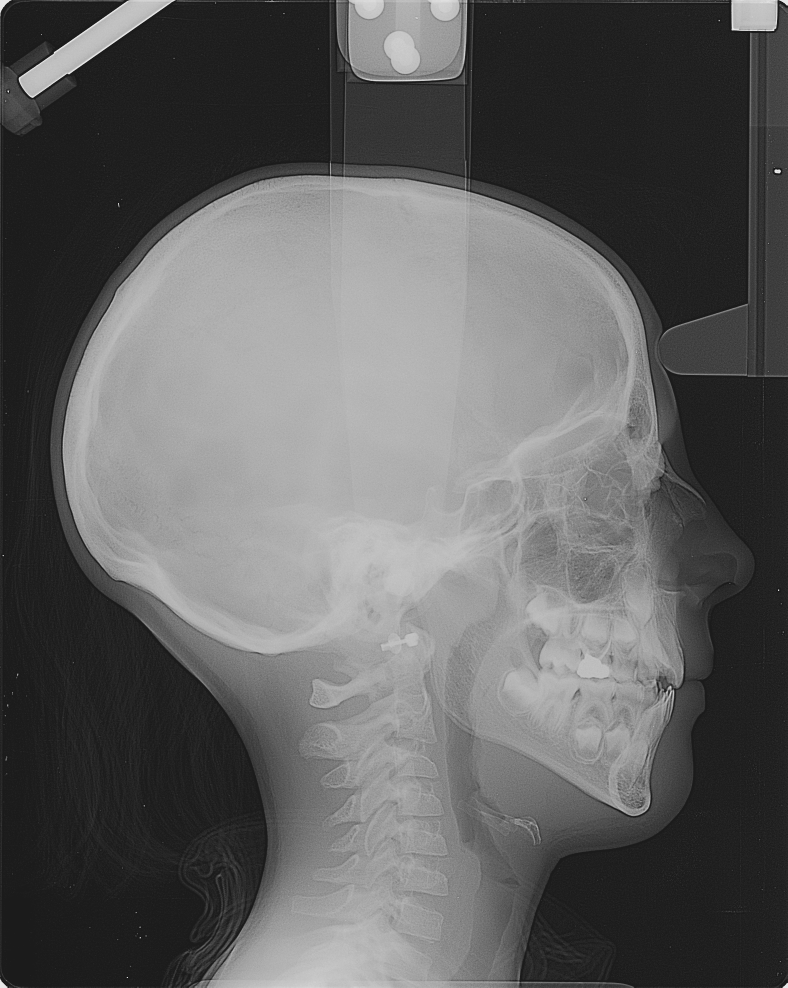
#> input picture LAB1/deliveryCode/assets/100.pgm, 1576 x 1976 px (shown at 1/2 size)
$ python fourierFiltering.py
#> lines starting #> are read from the running program, lines starting #| are printed output that depends on the picture; after the words box and inside, x2 and y2 are one past the last pixel; in counts of white or black regions, pixels touching at a corner belong together
import cv2
import numpy as np
import matplotlib.pyplot as plt
import os


def load_and_preprocess_image(image_path=None, target_size=(512, 512)):
    """Load and preprocess image with consistent sizing"""
    if image_path is None:
        # Create a synthetic test image with various frequency components
        image = np.zeros(target_size, dtype=np.uint8)

        # Add low frequency components (large structures)
        cv2.rectangle(image, (100, 100), (400, 400), 180, -1)
        cv2.circle(image, (256, 256), 150, 120, -1)

        # Add medium frequency components
        for i in range(50, 450, 40):
            cv2.rectangle(image, (i, 50), (i + 20, 100), 200, -1)

        # Add high frequency components (fine details)
        for i in range(0, target_size[0], 8):
            cv2.line(image, (i, 450), (i, 500), 255, 1)

        # Add some text (high frequency)
        cv2.putText(image, "FREQUENCY", (150, 50), cv2.FONT_HERSHEY_SIMPLEX, 1, 255, 2)

        # Add checkerboard pattern (high frequency)
        for i in range(350, 450, 20):
            for j in range(350, 450, 20):
                if (i // 20 + j // 20) % 2:
                    cv2.rectangle(image, (j, i), (j + 20, i + 20), 255, -1)

        print("Using synthetic test image with multiple frequency components")
    else:
        if not os.path.exists(image_path):
            raise FileNotFoundError(f"Could not find image at {image_path}")

        # Load image from file
        image = cv2.imread(image_path, cv2.IMREAD_GRAYSCALE)
        if image is None:
            raise ValueError(f"Could not load image from {image_path}")

        # Resize to target size
        print(f"Original image size: {image.shape}")
        image = cv2.resize(image, target_size, interpolation=cv2.INTER_AREA)
        print(f"Resized to: {image.shape}")

    return image


def compute_2d_fft(image):
    """Compute 2D FFT and shift zero frequency to center"""
    # Perform 2D FFT
    f_transform = np.fft.fft2(image)

    # Shift zero frequency to center
    f_shift = np.fft.fftshift(f_transform)

    return f_transform, f_shift


def compute_magnitude_spectrum(f_shift):
    """Compute magnitude spectrum for visualization"""
    magnitude_spectrum = 20 * np.log(np.abs(f_shift) + 1)
    return magnitude_spectrum


def create_circular_mask(shape, center, radius, mask_type="low_pass"):
    """Create circular mask for frequency filtering

    Args:
        shape: Image shape (height, width)
        center: Center of the circle (cy, cx)
        radius: Radius of the circle
        mask_type: 'low_pass' or 'high_pass'

    Returns:
        Binary mask
    """
    h, w = shape
    cy, cx = center

    # Create coordinate matrices
    y, x = np.ogrid[:h, :w]

    # Calculate distance from center
    distance = np.sqrt((x - cx) ** 2 + (y - cy) ** 2)

    if mask_type == "low_pass":
        # Keep frequencies within radius (low frequencies)
        mask = distance <= radius
    else:  # high_pass
        # Remove frequencies within radius (remove low frequencies)
        mask = distance > radius

    return mask.astype(np.float32)


def apply_frequency_filter(f_shift, mask):
    """Apply frequency domain filter"""
    # Apply mask to shifted FFT
    filtered_f_shift = f_shift * mask

    # Shift back and compute inverse FFT
    filtered_f = np.fft.ifftshift(filtered_f_shift)
    filtered_image = np.fft.ifft2(filtered_f)

    # Take real part and convert to proper range
    filtered_image = np.abs(filtered_image)
    filtered_image = np.uint8(np.clip(filtered_image, 0, 255))

    return filtered_image, filtered_f_shift


def display_frequency_analysis(image, figure_size=(20, 16)):
    """Display comprehensive frequency domain analysis"""

    # Compute FFT
    f_transform, f_shift = compute_2d_fft(image)
    magnitude_spectrum = compute_magnitude_spectrum(f_shift)

    # Image center for masks
    center = (image.shape[0] // 2, image.shape[1] // 2)

    # Test different cutoff radii
    cutoff_radii = [30, 60, 100]

    # Create figure with subplots
    fig = plt.figure(figsize=figure_size)
    gs = fig.add_gridspec(4, 5, hspace=0.3, wspace=0.3)

    # Original image and spectrum
    ax1 = fig.add_subplot(gs[0, 0])
    ax1.imshow(image, cmap="gray")
    ax1.set_title("Original Image", fontsize=12, fontweight="bold")
    ax1.axis("off")

    ax2 = fig.add_subplot(gs[0, 1])
    ax2.imshow(magnitude_spectrum, cmap="gray")
    ax2.set_title("Magnitude Spectrum\n(Original)", fontsize=12)
    ax2.axis("off")

    # Add circles to show cutoff radii on original spectrum
    for radius in cutoff_radii:
        circle = plt.Circle(center[::-1], radius, fill=False, color="red", linewidth=1)
        ax2.add_patch(circle)

    # Low-pass filters at different cutoffs
    for i, radius in enumerate(cutoff_radii):
        # Create low-pass mask
        lp_mask = create_circular_mask(image.shape, center, radius, "low_pass")
        lp_filtered, lp_f_shift = apply_frequency_filter(f_shift, lp_mask)
        lp_spectrum = compute_magnitude_spectrum(lp_f_shift)

        # Display filtered image
        ax_img = fig.add_subplot(gs[1, i])
        ax_img.imshow(lp_filtered, cmap="gray")
        ax_img.set_title(f"Low-pass Filter\nRadius: {radius}px", fontsize=11)
        ax_img.axis("off")

        # Display filtered spectrum
        ax_spec = fig.add_subplot(gs[2, i])
        ax_spec.imshow(lp_spectrum, cmap="gray")
        ax_spec.set_title(f"LP Spectrum\nR={radius}", fontsize=10)
        ax_spec.axis("off")

    # High-pass filter
    hp_radius = 60  # Use middle radius for high-pass
    hp_mask = create_circular_mask(image.shape, center, hp_radius, "high_pass")
    hp_filtered, hp_f_shift = apply_frequency_filter(f_shift, hp_mask)
    hp_spectrum = compute_magnitude_spectrum(hp_f_shift)

    # Display high-pass results
    ax_hp_img = fig.add_subplot(gs[1, 3])
    ax_hp_img.imshow(hp_filtered, cmap="gray")
    ax_hp_img.set_title(f"High-pass Filter\nRadius: {hp_radius}px", fontsize=11)
    ax_hp_img.axis("off")

    ax_hp_spec = fig.add_subplot(gs[2, 3])
    ax_hp_spec.imshow(hp_spectrum, cmap="gray")
    ax_hp_spec.set_title(f"HP Spectrum\nR={hp_radius}", fontsize=10)
    ax_hp_spec.axis("off")

    # Show masks
    ax_lp_mask = fig.add_subplot(gs[3, 0])
    ax_lp_mask.imshow(
        create_circular_mask(image.shape, center, 60, "low_pass"), cmap="gray"
    )
    ax_lp_mask.set_title("Low-pass Mask\n(R=60)", fontsize=10)
    ax_lp_mask.axis("off")

    ax_hp_mask = fig.add_subplot(gs[3, 1])
    ax_hp_mask.imshow(
        create_circular_mask(image.shape, center, 60, "high_pass"), cmap="gray"
    )
    ax_hp_mask.set_title("High-pass Mask\n(R=60)", fontsize=10)
    ax_hp_mask.axis("off")

    # Add frequency information
    ax_info = fig.add_subplot(gs[3, 2:])
    ax_info.text(
        0.1,
        0.5,
        transform=ax_info.transAxes,
        fontsize=11,
        verticalalignment="center",
        bbox=dict(boxstyle="round", facecolor="lightblue", alpha=0.8),
    )
    ax_info.axis("off")

    plt.suptitle("Frequency Domain Filtering Analysis", fontsize=16, fontweight="bold")

    return fig, {
        "original": image,
        "magnitude_spectrum": magnitude_spectrum,
        "low_pass_results": [
            (r, create_circular_mask(image.shape, center, r, "low_pass"))
            for r in cutoff_radii
        ],
        "high_pass_result": (hp_radius, hp_mask),
    }


# [205 lines left out: functions compare_cutoff_effects, analyze_frequency_effects, demonstrate_bandpass_filtering, not called in this run]


def main():
    """Main function to demonstrate frequency domain filtering"""

    print("Frequency Domain Image Processing")
    print("=" * 50)

    # Test images
    IMAGES_PATH = [
        "assets/100.pgm",
        "assets/couchersoleil.pgm",
        "assets/einstein.pgm",
        "assets/monroe.pgm",
        "assets/mandrill256.pgm",
    ]

    # Find available image or use synthetic
    image_path = None
    for path in IMAGES_PATH:
        if os.path.exists(path):
            image_path = path
            break

    try:
        # Load image
        image = load_and_preprocess_image(image_path, (512, 512))
#> in load_and_preprocess_image, image is the input picture: shape (1976, 1576); min 27, max 231, mean 95.9
#| Original image size: (1976, 1576)
#> in load_and_preprocess_image, `image = cv2.resize(image, target_size, interpolation=cv2.INTER_AREA)`:
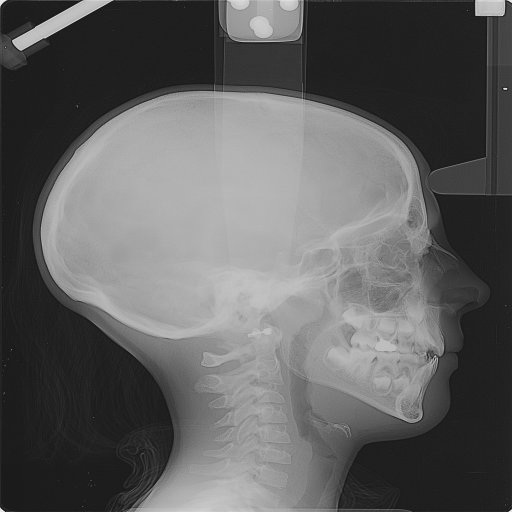
#> image: shape (512, 512); min 27, max 231, mean 95.9
#| Resized to: (512, 512)

        # 1. Comprehensive frequency analysis
        print("\n1. Performing comprehensive frequency domain analysis...")
        fig1, results = display_frequency_analysis(image)
#> in compute_magnitude_spectrum, `magnitude_spectrum = 20 * np.log(np.abs(f_shift) + 1)`:
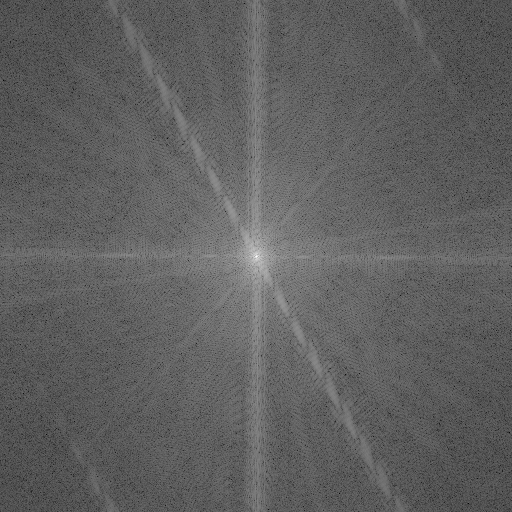
#> magnitude_spectrum: shape (512, 512) float64; min 37.92, max 340.8, mean 152; drawn with min black and max white
#> the loop in display_frequency_analysis, `for i, radius in enumerate(cutoff_radii):` made 3 passes
#> pass 1, in compute_magnitude_spectrum (call 2), `magnitude_spectrum = 20 * np.log(np.abs(f_shift) + 1)`:
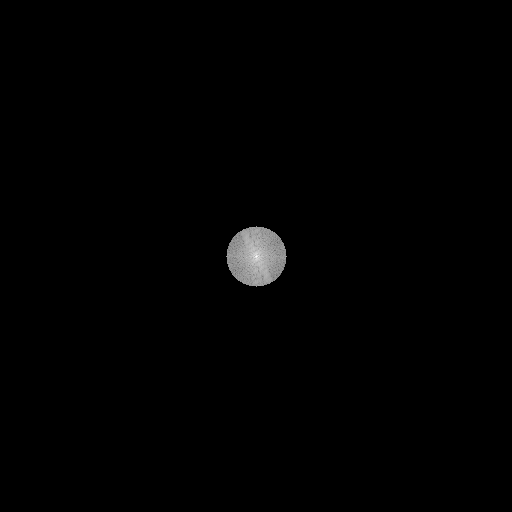
#> magnitude_spectrum: shape (512, 512) float64; min 0, max 340.8, mean 2.3; drawn with min black and max white
#> in display_frequency_analysis, `hp_mask = create_circular_mask(image.shape, center, hp_radius, "high_p..`:
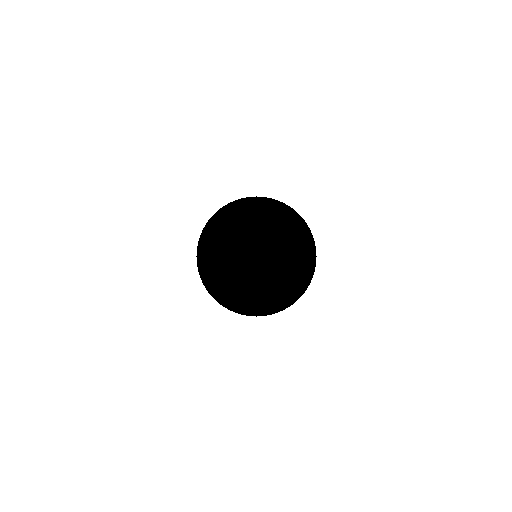
#> hp_mask: shape (512, 512) float32; values 0 (black) and 1 (white), 95.7% white; 1 black region, box (x1, y1, x2, y2) and area: (196, 196, 317, 317) 11289
#> in apply_frequency_filter (call 4), `filtered_image = np.abs(filtered_image)`:
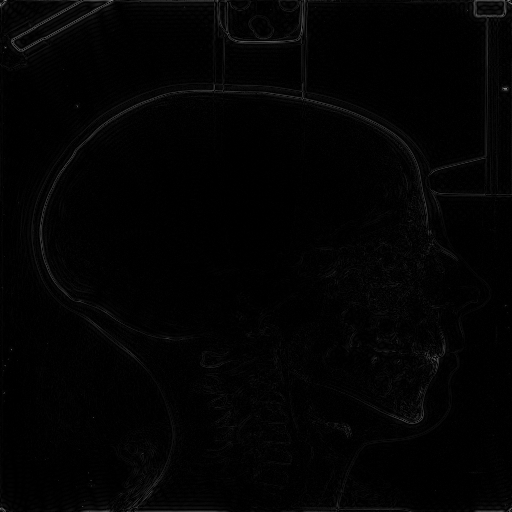
#> filtered_image: shape (512, 512) float64; min 1.39e-05, max 140.7, mean 3.4
#> in compute_magnitude_spectrum (call 5), `magnitude_spectrum = 20 * np.log(np.abs(f_shift) + 1)`:
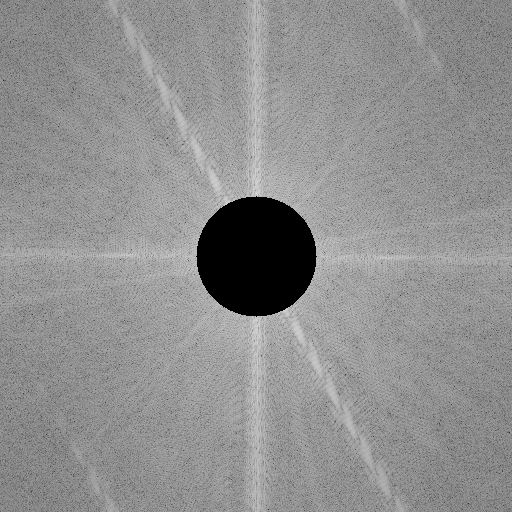
#> magnitude_spectrum: shape (512, 512) float64; min 0, max 214.2, mean 143.8

        # Save results
        base_name = (
            "synthetic"
            if image_path is None
            else os.path.splitext(os.path.basename(image_path))[0]
        )
        fig1.savefig(
            f"frequency_analysis_{base_name}.png", dpi=150, bbox_inches="tight"
        )

        # 2. Compare different cutoff effects
        print("\n2. Comparing different cutoff frequencies...")
        fig2 = compare_cutoff_effects(image)
        fig2.savefig(
            f"frequency_cutoff_comparison_{base_name}.png", dpi=150, bbox_inches="tight"
        )

        # 3. Analyze effects quantitatively
        print("\n3. Analyzing frequency filtering effects...")
        analyze_frequency_effects(image)

        # 4. Demonstrate bandpass filtering
        print("\n4. Demonstrating bandpass filtering...")
        fig3 = demonstrate_bandpass_filtering(image)
        fig3.savefig(
            f"frequency_bandpass_{base_name}.png", dpi=150, bbox_inches="tight"
        )

        print(f"\nAll visualizations saved with prefix: frequency_*_{base_name}.png")

        plt.show()

    except Exception as e:
        print(f"Error: {e}")
        import traceback

        traceback.print_exc()


if __name__ == "__main__":
    main()
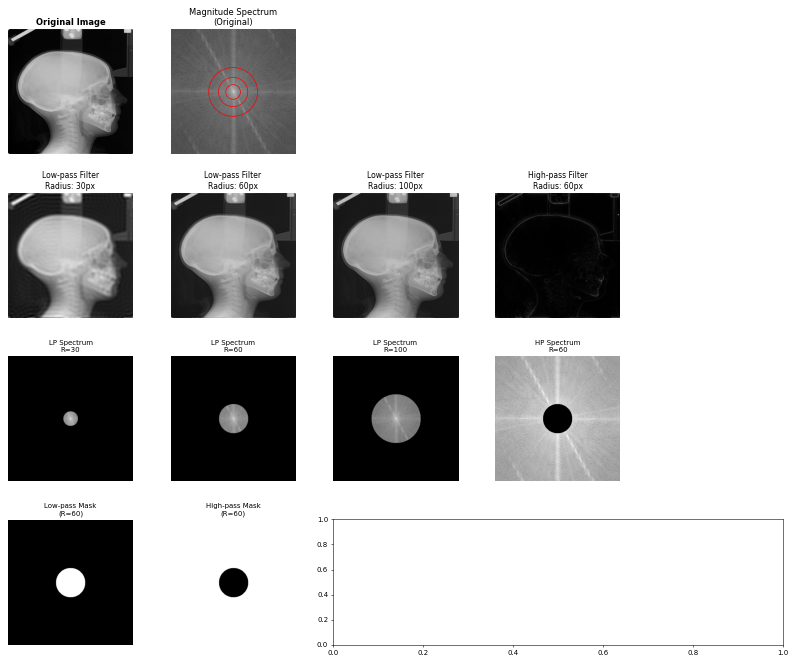
#> figure drawn by matplotlib, 12 panels

$ run again, with LAB1/deliveryCode/assets/peppers.png saved as LAB1/deliveryCode/assets/100.pgm
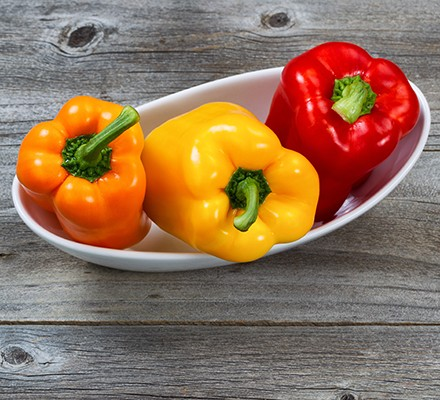
#> input picture LAB1/deliveryCode/assets/peppers.png, 440 x 400 px
#| Original image size: (400, 440)
#| Resized to: (512, 512)
#> hp_mask: shape (512, 512) float32; values 0 (black) and 1 (white), 95.7% white; 1 black region, box (x1, y1, x2, y2) and area: (196, 196, 317, 317) 11289
#> in apply_frequency_filter (call 4), `filtered_image = np.abs(filtered_image)`:
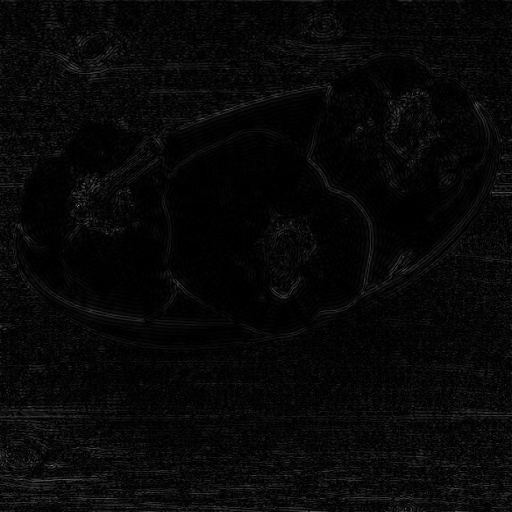
#> filtered_image: shape (512, 512) float64; min 3.34e-06, max 139.2, mean 8.1
#> in compute_magnitude_spectrum (call 5), `magnitude_spectrum = 20 * np.log(np.abs(f_shift) + 1)`:
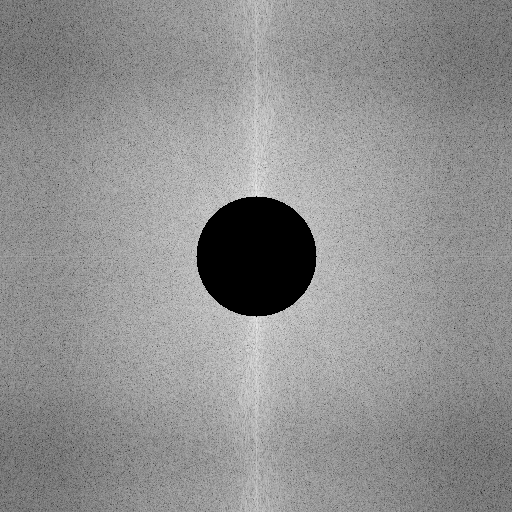
#> magnitude_spectrum: shape (512, 512) float64; min 0, max 232.7, mean 144.2
